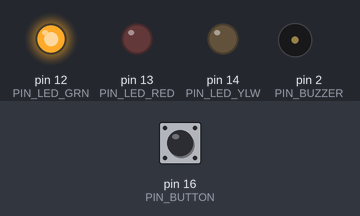
Bench run of a sketch on a simulated Arduino Uno, built with avr-gcc and run on an emulated ATmega328P. On the bench: output pins drawn as LEDs (lit = HIGH), buzzer (waves = sounding). The inputs (shaded band) are chosen by the test bench; at power-on: pin 16 (PIN_BUTTON) HIGH. What the sketch prints to the serial monitor is not drawn.

Above: at 4.7 s.
4.8 s: pin 16 (PIN_BUTTON) pulled LOW for 0.15 s
At 5.6 s:
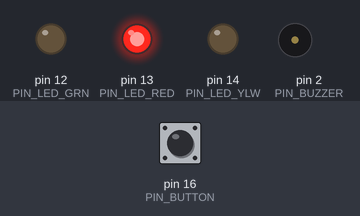
7.3 s: pin 16 (PIN_BUTTON) pulled LOW for 1 s
At 10.2 s:
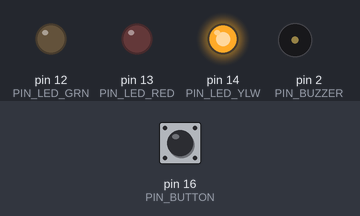
11.3 s: pin 16 (PIN_BUTTON) pulled LOW for 3.2 s
At 15.55 s:
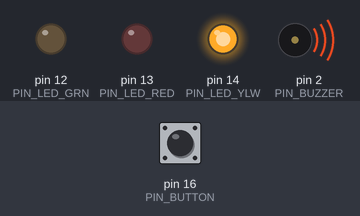
Timing chart, 0 to 18.1 s (numbered marks = the images above; inputs shaded):
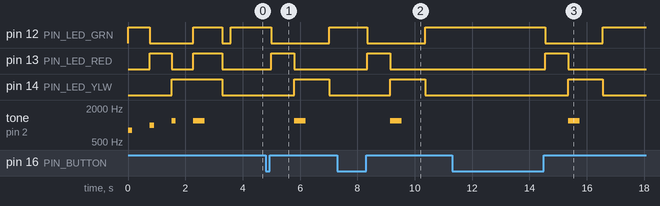

The sketch:

doorbell_step1_leds_button_buzzer.ino
```cpp
// ============================================================
//  Smart Doorbell – Group 15
//  STEP 1: LEDs + Button + Buzzer test
//  (No camera, no WiFi, no PIR yet)
//
//  Purpose: Verify all outputs before adding camera.
//  Upload via MB downloader board (USB).
// ============================================================

// ── Pin definitions ─────────────────────────────────────────
#define PIN_BUZZER   2    // Passive buzzer (+)
#define PIN_LED_GRN  12   // Green LED  – Idle state
#define PIN_LED_RED  13   // Red LED    – Capturing  (⚠ shared with PIR later — resolve before Step 5)
#define PIN_LED_YLW  14   // Yellow LED – Sending
#define PIN_BUTTON   16   // Push button (INPUT_PULLUP → LOW when pressed)

// ── Buzzer tones ────────────────────────────────────────────
#define TONE_PRESS   1200   // Hz – doorbell press confirmation
#define TONE_BOOT    800    // Hz – startup beep
#define TONE_ERROR   400    // Hz – error state beep

// ── Timing ──────────────────────────────────────────────────
#define DEBOUNCE_MS     50
#define BEEP_SHORT_MS  150
#define BEEP_LONG_MS   400
#define DEMO_STEP_MS   600

// ────────────────────────────────────────────────────────────
void setup() {
  Serial.begin(115200);
  Serial.println("\n\n=== Smart Doorbell – Step 1 Test ===");

  // ── Outputs
  // GPIO 12 must start LOW (AI-Thinker boot requirement)
  // Setting as OUTPUT with LOW default satisfies this.
  pinMode(PIN_LED_GRN, OUTPUT);
  pinMode(PIN_LED_RED, OUTPUT);
  pinMode(PIN_LED_YLW, OUTPUT);

  digitalWrite(PIN_LED_GRN, LOW);
  digitalWrite(PIN_LED_RED, LOW);
  digitalWrite(PIN_LED_YLW, LOW);

  // ── Input with internal pull-up
  // Button reads HIGH when idle, LOW when pressed.
  pinMode(PIN_BUTTON, INPUT_PULLUP);

  // ── Boot sequence: quick LED sweep + beep to confirm wiring
  bootSequence();

  // ── Enter idle state (green on)
  setIdle();
  Serial.println("Ready. Press the doorbell button.");
}

// ────────────────────────────────────────────────────────────
void loop() {
  if (buttonPressed()) {
    Serial.println("Button pressed!");

    // Simulate capture state: red on
    setCapturing();
    delay(800);

    // Simulate sending state: yellow on
    setSending();
    beep(TONE_PRESS, BEEP_LONG_MS);
    delay(800);

    // Back to idle
    setIdle();
    Serial.println("Cycle complete. Waiting for next press.");
  }
}

// ════════════════════════════════════════════════════════════
//  State helpers
// ════════════════════════════════════════════════════════════

void setIdle() {
  digitalWrite(PIN_LED_GRN, HIGH);
  digitalWrite(PIN_LED_RED, LOW);
  digitalWrite(PIN_LED_YLW, LOW);
  Serial.println("State: IDLE (green)");
}

void setCapturing() {
  digitalWrite(PIN_LED_GRN, LOW);
  digitalWrite(PIN_LED_RED, HIGH);
  digitalWrite(PIN_LED_YLW, LOW);
  Serial.println("State: CAPTURING (red)");
}

void setSending() {
  digitalWrite(PIN_LED_GRN, LOW);
  digitalWrite(PIN_LED_RED, LOW);
  digitalWrite(PIN_LED_YLW, HIGH);
  Serial.println("State: SENDING (yellow)");
}

void setError() {
  // All three LEDs flash = white flash = error
  Serial.println("State: ERROR (white flash)");
  for (int i = 0; i < 6; i++) {
    digitalWrite(PIN_LED_GRN, HIGH);
    digitalWrite(PIN_LED_RED, HIGH);
    digitalWrite(PIN_LED_YLW, HIGH);
    beep(TONE_ERROR, 100);
    delay(100);
    allLedsOff();
    delay(100);
  }
  setIdle();
}

void allLedsOff() {
  digitalWrite(PIN_LED_GRN, LOW);
  digitalWrite(PIN_LED_RED, LOW);
  digitalWrite(PIN_LED_YLW, LOW);
}

// ════════════════════════════════════════════════════════════
//  Button – debounced read
//  Returns true once per press (on release, to avoid repeat)
// ════════════════════════════════════════════════════════════

bool buttonPressed() {
  static bool lastState = HIGH;   // HIGH = not pressed (pull-up)
  static unsigned long lastChange = 0;

  bool current = digitalRead(PIN_BUTTON);

  if (current != lastState) {
    lastChange = millis();
    lastState = current;
  }

  // Debounce: state must be stable for DEBOUNCE_MS
  if ((millis() - lastChange) > DEBOUNCE_MS) {
    if (current == LOW) {
      // Wait for release before returning true (single-fire)
      while (digitalRead(PIN_BUTTON) == LOW) delay(10);
      delay(DEBOUNCE_MS);  // debounce release
      lastState = HIGH;
      return true;
    }
  }
  return false;
}

// ════════════════════════════════════════════════════════════
//  Buzzer
//  tone() drives the passive buzzer at the given frequency.
// ════════════════════════════════════════════════════════════

void beep(int freq, int durationMs) {
  tone(PIN_BUZZER, freq, durationMs);
  delay(durationMs + 10);   // small gap so notes don't merge
  noTone(PIN_BUZZER);
}

// ════════════════════════════════════════════════════════════
//  Boot sequence
//  Cycles through each LED + plays a rising two-tone beep.
//  Confirms every component is wired correctly before loop().
// ════════════════════════════════════════════════════════════

void bootSequence() {
  Serial.println("Boot sequence...");

  // Green
  digitalWrite(PIN_LED_GRN, HIGH);
  beep(TONE_BOOT, BEEP_SHORT_MS);
  delay(DEMO_STEP_MS);
  digitalWrite(PIN_LED_GRN, LOW);

  // Red
  digitalWrite(PIN_LED_RED, HIGH);
  beep(TONE_BOOT + 200, BEEP_SHORT_MS);
  delay(DEMO_STEP_MS);
  digitalWrite(PIN_LED_RED, LOW);

  // Yellow
  digitalWrite(PIN_LED_YLW, HIGH);
  beep(TONE_BOOT + 400, BEEP_SHORT_MS);
  delay(DEMO_STEP_MS);
  digitalWrite(PIN_LED_YLW, LOW);

  // All on (white = error state visual test)
  Serial.println("All LEDs on – error state test");
  digitalWrite(PIN_LED_GRN, HIGH);
  digitalWrite(PIN_LED_RED, HIGH);
  digitalWrite(PIN_LED_YLW, HIGH);
  beep(TONE_PRESS, BEEP_LONG_MS);
  delay(DEMO_STEP_MS);
  allLedsOff();

  delay(300);
  Serial.println("Boot sequence complete.");
}

// ════════════════════════════════════════════════════════════
//  To trigger the error state from Serial Monitor:
//    Send the character 'e' at 115200 baud
// ════════════════════════════════════════════════════════════

// Add this inside loop() to enable serial-triggered error test:
//
//   if (Serial.available() && Serial.read() == 'e') {
//     setError();
//   }
//
// Uncomment when you want to test the error flash pattern.
```

Measured:
- after the input at 4.8 s, pin 12 (PIN_LED_GRN): HIGH → LOW after 0.20 s, → HIGH 2.0 s later; pin 13 (PIN_LED_RED): LOW → HIGH after 0.20 s, → LOW 0.80 s later; pin 14 (PIN_LED_YLW): LOW → HIGH after 1.0 s, → LOW 1.2 s later; tone on pin 2 (PIN_BUZZER): silent → 1200 Hz after 1.0 s, → silent 0.40 s later
- after the input at 7.3 s, pin 12 (PIN_LED_GRN): HIGH → LOW after 1.1 s, → HIGH 2.0 s later; pin 13 (PIN_LED_RED): LOW → HIGH after 1.1 s, → LOW 0.80 s later; pin 14 (PIN_LED_YLW): LOW → HIGH after 1.9 s, → LOW 1.2 s later; tone on pin 2 (PIN_BUZZER): silent → 1200 Hz after 1.9 s, → silent 0.40 s later
- after the input at 11.3 s, pin 12 (PIN_LED_GRN): HIGH → LOW after 3.3 s, → HIGH 2.0 s later; pin 13 (PIN_LED_RED): LOW → HIGH after 3.3 s, → LOW 0.80 s later; pin 14 (PIN_LED_YLW): LOW → HIGH after 4.1 s, → LOW 1.2 s later; tone on pin 2 (PIN_BUZZER): silent → 1200 Hz after 4.1 s, → silent 0.40 s later
